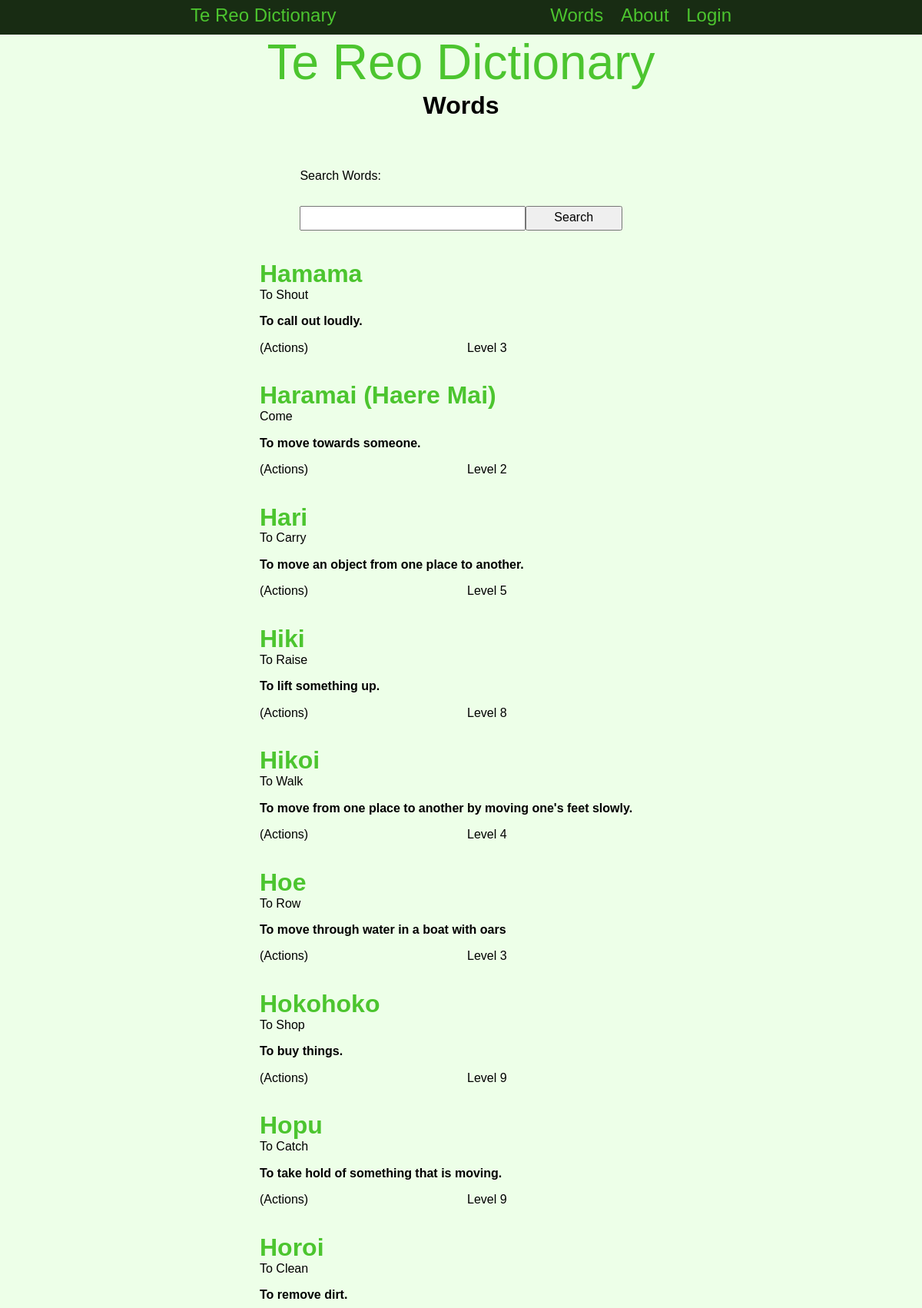
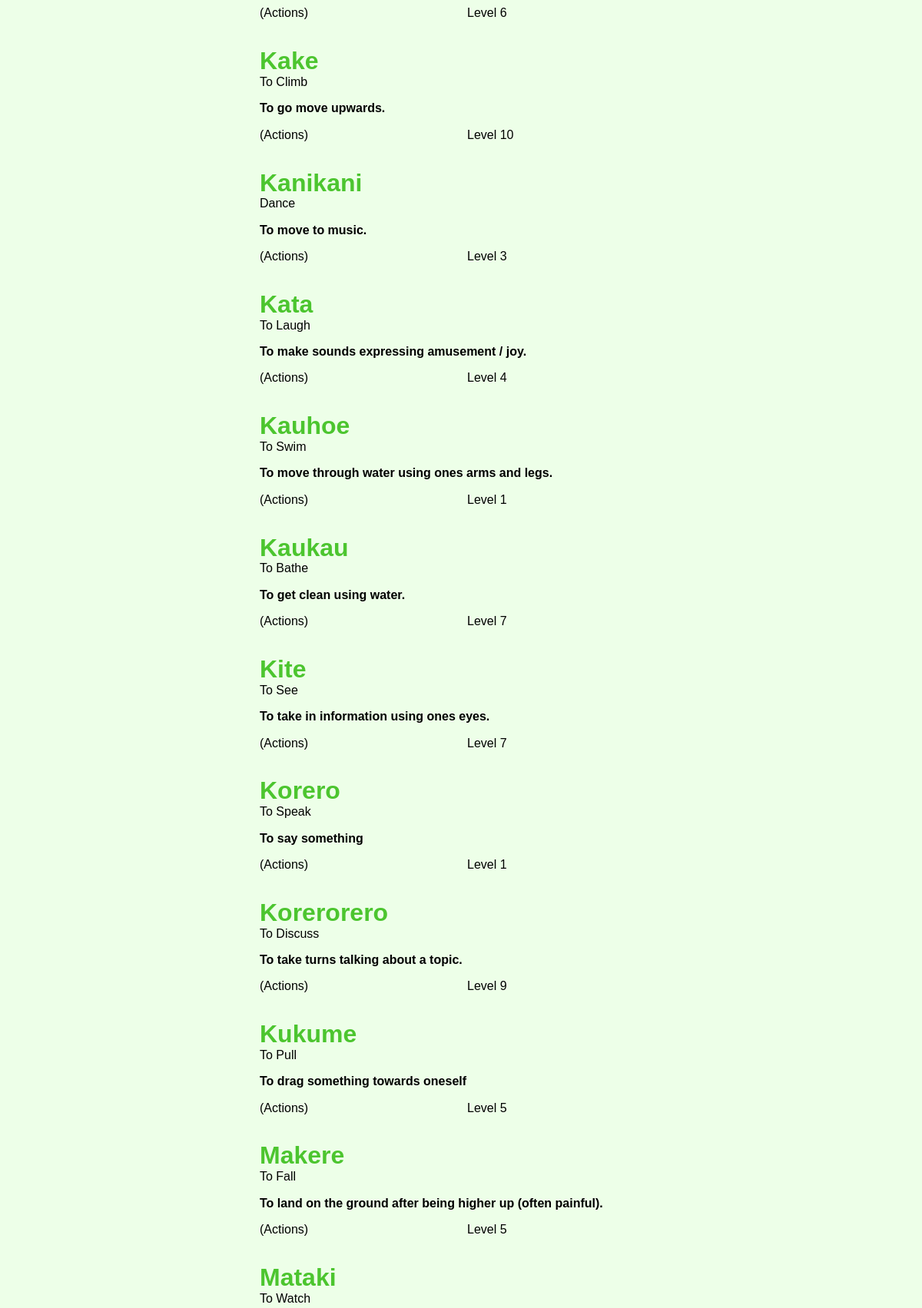
The app's page /words (upper part) with its own data (2 pictures, top to bottom).
### tables this page shows
CREATE TABLE "words"
(
    id           integer
        constraint words_pk
            primary key autoincrement,
    english_word varchar(100),
    maori_word   varchar(100),
    definition   varchar(300),
    category     varchar(30),
    level        integer
);

### app.py (the view)
@app.route('/words', methods=['POST', 'GET'])
def render_words():
    if request.method == 'POST':
        search = request.form.get('search').title().strip()
        return redirect('/words/' + search)
    words = database_select('SELECT * FROM words', ())
    return render_template('words.html', logged_in=is_logged_in(), user_info=user_info(), word_info=words)

### app.py (called while the page is built)
def create_connection(db_file):
    try:
        connection = sqlite3.connect(db_file)
        return connection
    except Error as e:
        print(e)
    return None

def database_select(query, info):
    con = create_connection(DATABASE)
    cur = con.cursor()
    cur.execute(query, info)
    info = cur.fetchall()
    con.close()
    return info

def is_logged_in():
    if session.get('email') is None:
        return False
    else:
        return True

def user_info():
    return session

### templates/words.html
{% extends "base.html" %}
{% block pageheading %}Words{% endblock %}
{% block main %}
    <table><tr><td>
        <form class="form" method="POST">
            <div class="form-group">
                <div class="form-button">Search Words:</div>
            </div>
            <div class="form-group">
                <div class="form-element"><input type="text" name="search" id="search" required></div>
                <div class="form-button-label"><input type="submit" value="Search"></div>
            </div>
       </form>
    </td></tr></table>
    <br>
    {% if word_info != None %}
        {% for word in word_info %}
            <table>
                <tr>
                    <td colspan="2"><h3>{{ word[2] }}</h3><p>{{ word[1] }}</p></td>
                </tr>
                <tr>
                    <td colspan="2"><p class="definition">{{ word[3] }}</p></td>
                </tr>
                <tr>
                    <td style="width: 50%">({{ word[4] }})</td>
                    <td style="width: 50%">Level {{ word[5] }}</td>
                </tr>
            </table>
            <br>
        {% endfor %}
    {% else %}
        <h2>No results found</h2>
    {% endif %}
{% endblock %}

### templates/base.html (shortened to what this page needs)
<!DOCTYPE html>
<html>
<head>
    <link rel="stylesheet" href="https://cdnjs.cloudflare.com/ajax/libs/normalize/8.0.1/normalize.css"/>
    <link href="{{ url_for('static', filename='TeReoDictionary.css') }}" rel="stylesheet">
</head>
<body>
<nav>
    <div class="container">
        <div class="navbar-brand"><a href="/">Te Reo Dictionary</a></div>
        <div class="navbar-links">
            <a href="/words">Words</a>
            <a href="/about">About</a>
            {% if logged_in %}
            <a href="/logout">Logout</a>
            {% else %}
            <a href="/login">Login</a>
            {% endif %}
        </div>
    </div>
</nav>
<div class="container">
    <header>
        <h1><a>Te Reo Dictionary</a></h1>
        <h2>{% block pageheading %}{% endblock %}</h2>
    </header>
    <main>
        {% block main %}
        {% endblock %}
    </main>
</div>
</body>
</html>

### static/TeReoDictionary.css (style rules this page uses)
* { font-family: 'Rage Italic', sans-serif; padding: 0; margin: 0; box-sizing: border-box; }
body { background-color: rgb(237, 255, 232); }
.container { width: 60vw; margin: auto; }
.container::after { content: ""; clear: both; display: table; }
h1 { text-align: center; font-weight: 200; font-size: 4rem; margin: 0; }
h2 { font-size: 2rem; text-align: center; margin: 0 0 0.5rem 0; }
h3 { font-size: 2rem; color: rgb(76, 197, 47); }
.definition { font-weight: bold; }
nav { background-color: rgb(24, 44, 19); text-align: center; font-size: 1.5rem; padding-top: 0.4rem; padding-bottom: 0.7rem; color: rgb(76, 197, 47); }
.navbar-brand { display: inline; float: left; }
.navbar-links { display: inline; float: right; }
nav a { padding: 0 0.5rem; font-size: 1.5rem; }
a, a:visited { color: rgb(76, 197, 47); text-decoration: none; }
.form { width: 80%; margin: auto; padding-bottom: 1rem; margin-bottom: 20px; display: block; }
.form-group { padding-top: 3rem; }
.form-group input { padding: 0.3rem; width: 100%; }
.form-button-label { width: 30%; float: left; }
.form-element { width: 70%; float: left; }
.form-button { width: 100%; float: left; }
table { border-collapse: collapse; width: 75%; margin: auto; }
td, tr { padding: 8px; }

### records on screen
words: maori_word "Hamama", english_word "To Shout", definition "To call out loudly.", category "Actions", level "3"
words: maori_word "Haramai (Haere Mai)", english_word "Come", definition "To move towards someone.", category "Actions", level "2"
words: maori_word "Hari", english_word "To Carry", definition "To move an object from one place to another.", category "Actions", level "5"
words: maori_word "Hiki", english_word "To Raise", definition "To lift something up.", category "Actions", level "8"
words: maori_word "Hikoi", english_word "To Walk", definition "To move from one place to another by moving one's feet slowly.", category "Actions", level "4"
words: maori_word "Hoe", english_word "To Row", definition "To move through water in a boat with oars", category "Actions", level "3"
words: maori_word "Hokohoko", english_word "To Shop", definition "To buy things.", category "Actions", level "9"
words: maori_word "Hopu", english_word "To Catch", definition "To take hold of something that is moving.", category "Actions", level "9"
words: maori_word "Horoi", english_word "To Clean", definition "To remove dirt.", category "Actions", level "6"
words: maori_word "Kake", english_word "To Climb", definition "To go move upwards.", category "Actions", level "10"
words: maori_word "Kanikani", english_word "Dance", definition "To move to music.", category "Actions", level "3"
words: maori_word "Kata", english_word "To Laugh", definition "To make sounds expressing amusement / joy.", category "Actions", level "4"
words: maori_word "Kauhoe", english_word "To Swim", definition "To move through water using ones arms and legs.", category "Actions", level "1"
words: maori_word "Kaukau", english_word "To Bathe", definition "To get clean using water.", category "Actions", level "7"
words: maori_word "Kite", english_word "To See", definition "To take in information using ones eyes.", category "Actions", level "7"
words: maori_word "Korero", english_word "To Speak", definition "To say something", category "Actions", level "1"
words: maori_word "Korerorero", english_word "To Discuss", definition "To take turns talking about a topic.", category "Actions", level "9"
words: maori_word "Kukume", english_word "To Pull", definition "To drag something towards oneself", category "Actions", level "5"
words: maori_word "Makere", english_word "To Fall", definition "To land on the ground after being higher up (often painful).", category "Actions", level "5"
words: maori_word "Mataki", english_word "To Watch"
